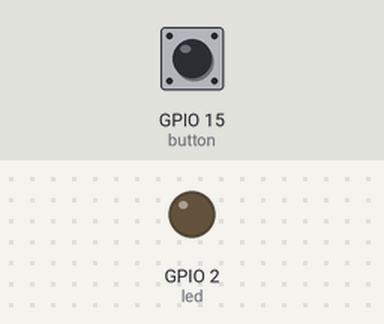
Recording of a program running on a simulated ESP32 board running MicroPython. On the bench: output pins drawn as LEDs (lit = HIGH). Dashed ring = blinking. The inputs (shaded band) are chosen by the test bench; at power-on: GPIO 15 (button) HIGH.

Above: at 1.2 s.
1.3 s: GPIO 15 (button) pulled LOW for 1 s
At 3.4 s:
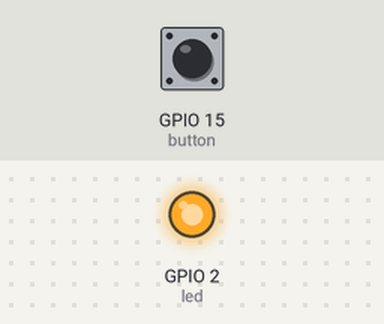
3.8 s: GPIO 15 (button) pulled LOW for 0.15 s
At 4.8 s:
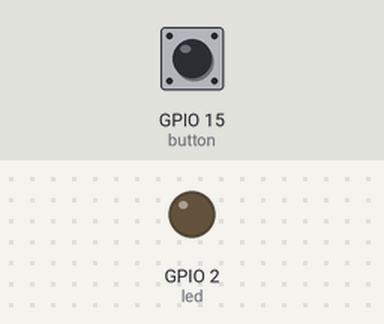
5.4 s: GPIO 15 (button) pulled LOW for 3.2 s
At 5.5 s:
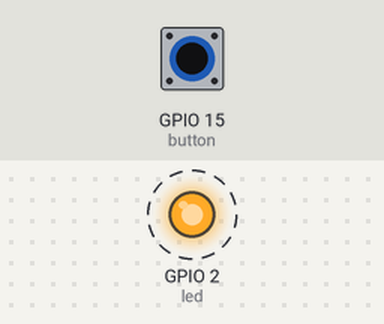
Timing chart, 0 to 9.9 s (numbered marks = the images above; inputs shaded):
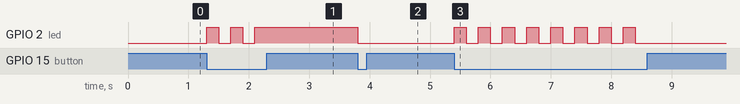

Measured:
- after the input at 1.3 s, GPIO 2 (led): alternates HIGH for 0.20 s and LOW for 0.20 s, 5 changes in all, then stays HIGH, starting at once
- after the input at 3.8 s, GPIO 2 (led): HIGH → LOW at once
- after the input at 5.4 s, GPIO 2 (led): alternates HIGH for 0.20 s and LOW for 0.20 s, 16 changes in all, then stays LOW, starting at once

The program:

Button.py
```python
from machine import Pin
import time

#Constant
BUILT_IN_LED_PIN = const(2)
PB1 = const (15)

#Variable
toggle = 0;

# Setup
led = Pin(BUILT_IN_LED_PIN, Pin.OUT)
button = Pin(PB1, Pin.IN, Pin.PULL_UP)

# Loop
while True:
    if button.value() == 0: # if the value changes
        toggle ^= 1
        led.value (toggle)
        time.sleep(0.2) # wait 1/50th of a second
```
